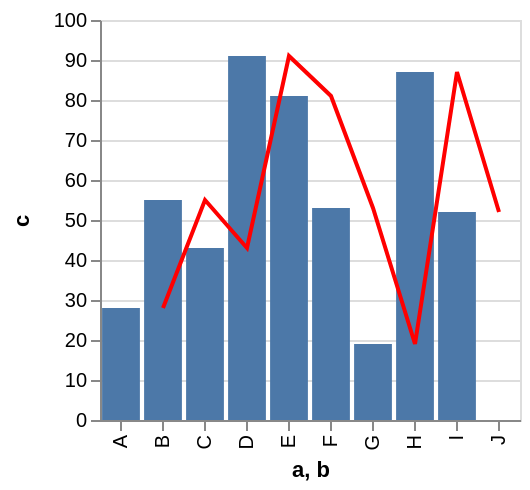

Write the Vega-Lite specification saved for this chart.
### Vega specification from a JSON file in a GitHub repository (floating-point values rounded to 4 significant figures)
{"$schema": "https://vega.github.io/schema/vega/v3.0.json", "autosize": "pad", "padding": 5, "height": 200, "style": "cell", "data": [{"name": "source_0", "values": [{"a": "A", "b": "B", "c": 28}, {"a": "B", "b": "C", "c": 55}, {"a": "C", "b": "D", "c": 43}, {"a": "D", "b": "E", "c": 91}, {"a": "E", "b": "F", "c": 81}, {"a": "F", "b": "G", "c": 53}, {"a": "G", "b": "H", "c": 19}, {"a": "H", "b": "I", "c": 87}, {"a": "I", "b": "J", "c": 52}]}, {"name": "data_1", "source": "source_0", "transform": [{"type": "formula", "expr": "toNumber(datum[\"c\"])", "as": "c"}, {"type": "filter", "expr": "datum[\"c\"] !== null && !isNaN(datum[\"c\"])"}]}, {"name": "data_2", "source": "source_0", "transform": [{"type": "formula", "expr": "toNumber(datum[\"c\"])", "as": "c"}, {"type": "filter", "expr": "datum[\"c\"] !== null && !isNaN(datum[\"c\"])"}]}], "signals": [{"name": "x_step", "value": 21}, {"name": "width", "update": "bandspace(domain('x').length, 0.1, 0.05) * x_step"}], "marks": [{"name": "layer_0_marks", "type": "rect", "style": ["bar"], "from": {"data": "data_1"}, "encode": {"update": {"x": {"scale": "x", "field": "a"}, "width": {"scale": "x", "band": true}, "y": {"scale": "y", "field": "c"}, "y2": {"scale": "y", "value": 0}, "fill": {"value": "#4c78a8"}}}}, {"name": "layer_1_marks", "type": "line", "style": ["line"], "sort": {"field": "datum[\"b\"]", "order": "descending"}, "from": {"data": "data_2"}, "encode": {"update": {"x": {"scale": "x", "field": "b", "band": 0.5}, "y": {"scale": "y", "field": "c"}, "stroke": {"value": "red"}}}}], "scales": [{"name": "x", "type": "band", "domain": {"fields": [{"data": "data_1", "field": "a"}, {"data": "data_2", "field": "b"}], "sort": true}, "range": {"step": {"signal": "x_step"}}, "paddingInner": 0.1, "paddingOuter": 0.05}, {"name": "y", "type": "linear", "domain": {"fields": [{"data": "data_1", "field": "c"}, {"data": "data_2", "field": "c"}], "sort": true}, "range": [{"signal": "height"}, 0], "nice": true, "zero": true}], "axes": [{"scale": "x", "orient": "bottom", "labelOverlap": true, "title": "a, b", "zindex": 1, "encode": {"labels": {"update": {"angle": {"value": 270}, "align": {"value": "right"}, "baseline": {"value": "middle"}}}}}, {"scale": "y", "orient": "left", "labelOverlap": true, "tickCount": {"signal": "ceil(height/25)"}, "title": "c", "zindex": 1}, {"scale": "y", "orient": "left", "domain": false, "grid": true, "labels": false, "maxExtent": 0, "minExtent": 0, "tickCount": {"signal": "ceil(height/25)"}, "ticks": false, "zindex": 0, "gridScale": "x"}], "config": {"axisY": {"minExtent": 30}}}
